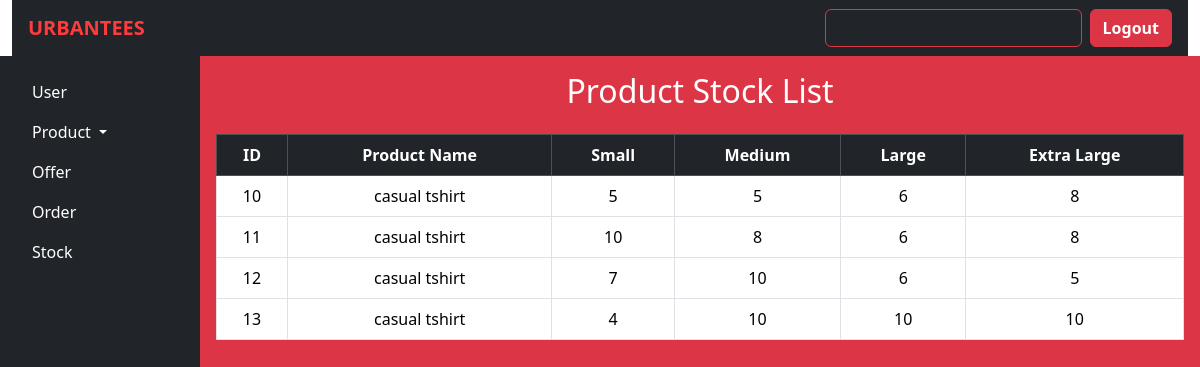
/stock/, run on the app's committed database.
### urban_tees_app/models.py (models this page shows, shortened)
class Product(models.Model):
    CATEGORY_CHOICES = [
        ('mens', 'Mens'),
        ('womens', 'Womens'),
        ('girls', 'Girls'),
        ('boys', 'Boys'),
    ]
    item_image1 = models.CharField(max_length=255)
    item_image2 = models.CharField(max_length=255)
    item_image3 = models.CharField(max_length=255)
    item_image4 = models.CharField(max_length=255)
    item_name = models.CharField(max_length=255)
    item_description = models.CharField(max_length=255)
    new_price = models.IntegerField()
    old_price = models.IntegerField()
    offer = models.IntegerField()
    category = models.CharField(max_length=10, choices=CATEGORY_CHOICES)
    small_size=models.IntegerField()
    medium_size=models.IntegerField()
    large_size=models.IntegerField()
    extralarge_size=models.IntegerField()

### urban_tees_app/views.py (the view)
# urls.py: path('stock/', views.admin_stocklist, name='admin_stocklist'),
def admin_stocklist(request):
    products = Product.objects.all()
    context = {
        "products": products
    }
    return render(request, "admin_stocklist.html", context)

### urban_tees_app/templates/admin_stocklist.html
{% extends 'admin_layout.html' %}
{% load static %}
{% block content %}
<div class="col bg-danger text-white p-3">
        <h2 class="text-center mb-4">Product Stock List</h2>
        <div class="table-responsive">
            <table class="table table-bordered table-hover text-center align-middle">
                <thead class="table-dark">
                    <tr>
                        <th>ID</th>
                        <th>Product Name</th>
                        <th>Small</th>
                        <th>Medium</th>
                        <th>Large</th>
                        <th>Extra Large</th>
                    </tr>
                </thead>
                <tbody>
                    {% for product in products %}
                    <tr>
                        <td>{{ product.id }}</td>
                        <td>{{ product.item_name }}</td>
                        <td>{{ product.small_size }}</td>
                        <td>{{ product.medium_size }}</td>
                        <td>{{ product.large_size }}</td>
                        <td>{{ product.extralarge_size }}</td>
                    </tr>
                    {% empty %}
                    <tr>
                        <td colspan="6">No products found.</td>
                    </tr>
                    {% endfor %}
                </tbody>
            </table>
        </div>
    </div>
{% endblock %}

### data on the page
Product: id "10", item_name "casual tshirt", small_size "5", medium_size "5", large_size "6", extralarge_size "8"
Product: id "11", item_name "casual tshirt", small_size "10", medium_size "8", large_size "6", extralarge_size "8"
Product: id "12", item_name "casual tshirt", small_size "7", medium_size "10", large_size "6", extralarge_size "5"
Product: id "13", item_name "casual tshirt", small_size "4", medium_size "10", large_size "10", extralarge_size "10"
